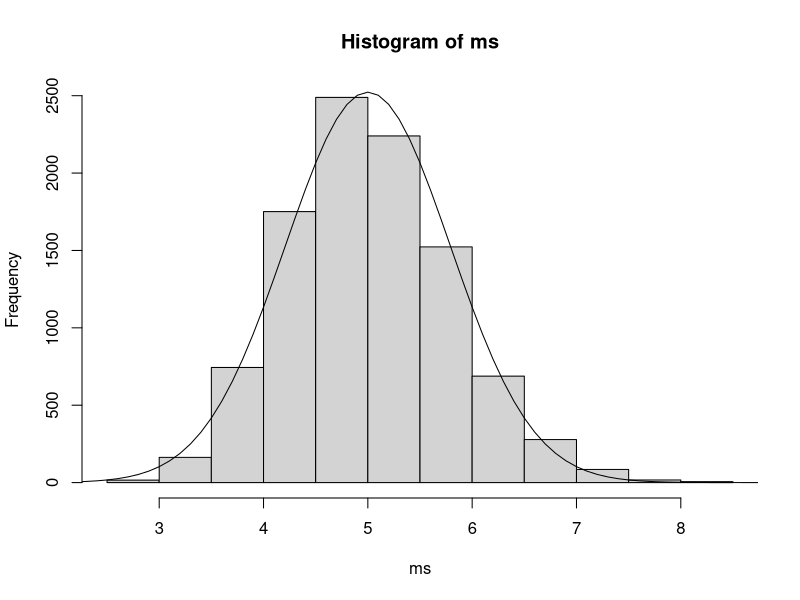
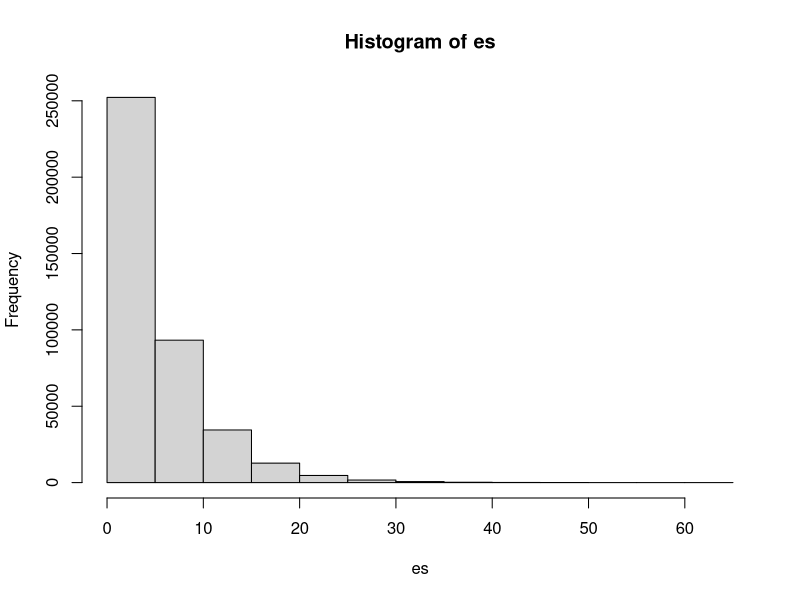

The R script that drew these images, in order:
## ---- chunk 1
# Lambda
lambda <- 0.2

# Sample Size
N <- 40

# Number of simulations
num_sims <- 10000

# Take all the samples at once, then reshape them into groups of N.
es <- matrix(rexp(N * num_sims, rate=lambda), num_sims, N)

# Now take the means of each group
ms <- apply(es, 1, mean)
## ---- chunk 2
# plot the result
hist(ms)

# overlay a normal
xs <- seq(0, 2/lambda, by=0.1)
lines(xs, num_sims/2 * dnorm(xs, mean=1/lambda, sd=1/lambda/sqrt(N)))
## ---- chunk 3
# plot the result
hist(es)
